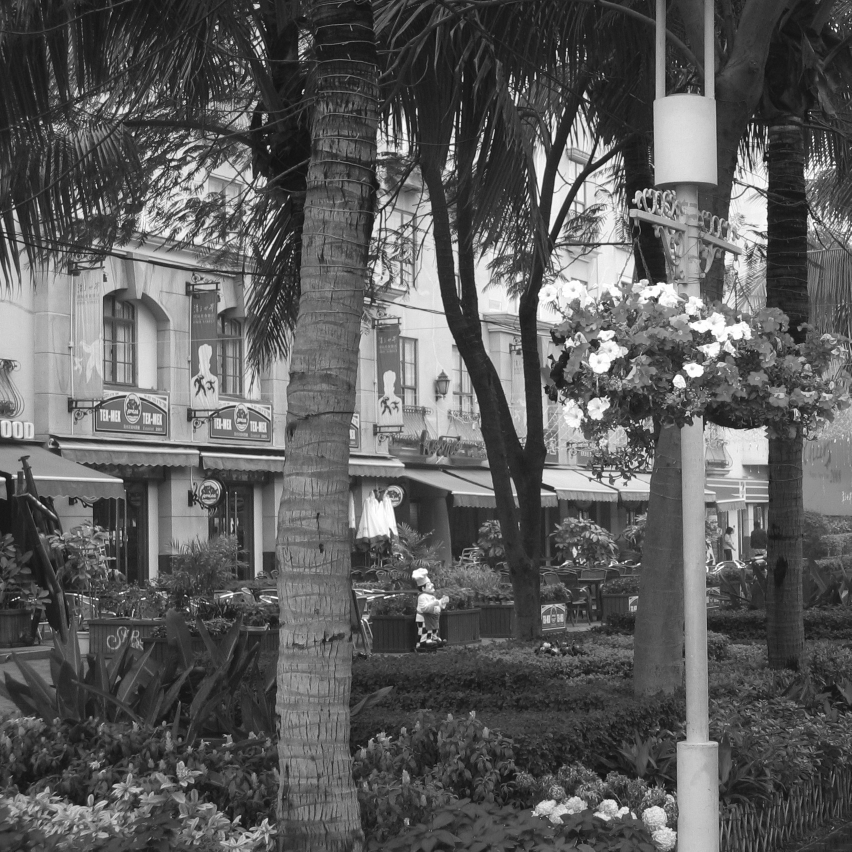
#> input picture main.jpg, 1703 x 1703 px (shown at 1/2 size); the run also reads 1 picture not shown here
$ python main.py
#> lines starting #> are read from the running program, lines starting #| are printed output that depends on the picture
import cv2 as cv
import time
import numpy as np
from matplotlib import pyplot as plt
import os

# Поворачиваю изображение на угол fi и масштабирую его по коэф. K
# + сразу получаю повёрнутое изображение в полярно-логарифмической системе координат
def RotatePolarImage(mainIM, center, K, fi, w, h):

    matrix = cv.getRotationMatrix2D(center, fi, K)
    rotated = cv.warpAffine(mainIM, matrix, (w, h))
    cv.imwrite("Result\\RotateIm.jpg", rotated)
    ConvPol = ConvertPolar(rotated, center, "PolarRotate")
    return ConvPol

# Конвертирует из декартовой СК в полярно-логарифмическую СК
def ConvertPolar(mainIM, center, name):
    # билинейная интерполяция +
    # перевод в полулогарифмическое полярные координаты
    flag = cv.INTER_LINEAR + cv.WARP_POLAR_LOG
    polar = cv.logPolar(mainIM, center, 107, flag)
    rot_polar = np.rot90(polar)
    cv.imwrite("Result\\" + str(name) + ".jpg", rot_polar)

    return rot_polar


def CorrImage(w, h, polar, copyIM):

    BrigIm = np.zeros((2*h, 2*w), dtype='uint8')

    for i, line in enumerate(polar):
        for j, pixel in enumerate(line):
            if pixel != 0:
                BrigIm[i][j] = pixel #left
                BrigIm[i][j + w] = pixel #right
    # кросс-корреляция между изображениями без среднего, отнормированная в пределах -1..1
    # коэффициента корреляции Пирсона - метод параметрической статистики, позволяющий определить наличие или отсутствие линейной связи между двумя количественными показателями
    result = cv.matchTemplate(BrigIm, copyIM, cv.TM_CCOEFF_NORMED)

    # + приведение к общей яркости
    minVal, maxVal, minLoc, maxLoc = cv.minMaxLoc(result)

    w, h = copyIM.shape[::-1] # Вернуть форму массива
    rasmer = (maxLoc[0] + w, maxLoc[1] + h)

    print("Вверхний левый край:", rasmer)
    print("Нижний правый край:", maxLoc)
    print("=====")

    # Draw a rectangle of black color of thickness 5 px
    draw = cv.rectangle(BrigIm, maxLoc, rasmer, 255, 5)

    plt.figure()
    plt.imshow(result)
    plt.colorbar()
    plt.savefig('Result\\plot.jpg', bbox_inches='tight')

    plt.figure()
    plt.imshow(result, clim=(-0.5, 0.0))
    plt.colorbar()
    plt.savefig('Result\\plot1.jpg', bbox_inches='tight')

    cv.namedWindow('Find', cv.WINDOW_KEEPRATIO)
    cv.imshow('Find', draw)
    cv.resizeWindow('Find', 800, 800)
    cv.waitKey(0)
    cv.destroyAllWindows()

def ShowImage():
    pictures = os.listdir('Result')
    pic_box = plt.figure(figsize=(16, 4))
    # Поочередно считываем в переменную picture имя изображения из списка pictures. В переменную i записываем номер итерации
    for i, picture in enumerate(pictures):
        # считываем изображение в picture
        picture = cv.imread('Result/' + picture)
        # добавляем ячейку в pix_box для вывода текущего изображения
        pic_box.add_subplot(1, 5, i + 1)
        plt.imshow(picture)
        # отключаем отображение осей
        plt.axis('off')
    # выводим все созданные фигуры на экран

    plt.show()

if __name__ == '__main__':
    start_time = time.time()
    mainIM = cv.imread("main.jpg", cv.IMREAD_GRAYSCALE)
#> mainIM is the input picture: shape (1703, 1703); min 0, max 255, mean 92.4

    w, h = mainIM.shape[::-1]
#> w = 1703; h = 1703
    Rw = w / 2
#> Rw = 851.5
    Rh = h / 2
#> Rh = 851.5
    center = (Rw, Rh)
#> center = (851.5, 851.5)

    # Коэффицент мастштабирования K= 1 + 0.05 × N
    K = 1 + 0.05 * 2
    # Вращение ϕ = (+3 × N)°
    fi = 3 * 2

    polar = ConvertPolar(mainIM, center, "PolarMain")
    copyIM = RotatePolarImage(mainIM, center, K, fi, w, h)
#> in RotatePolarImage, `rotated = cv.warpAffine(mainIM, matrix, (w, h))`:
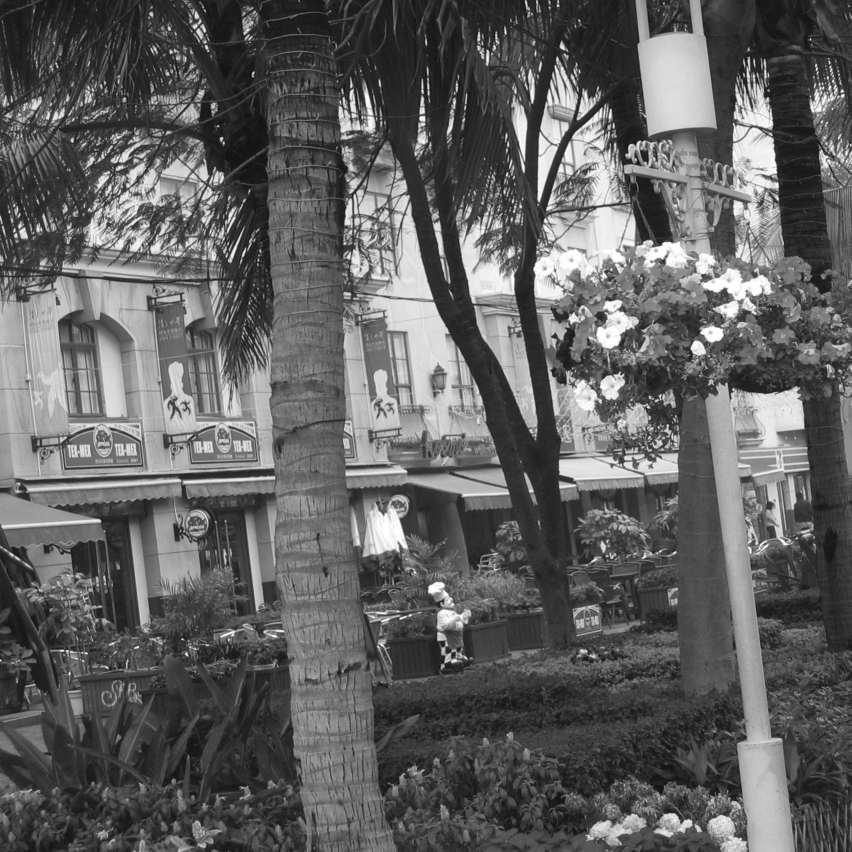
#> rotated: shape (1703, 1703) (shown at 1/2 size); min 6, max 255, mean 96.2
#> call 2 of ConvertPolar, with center = (851.5, 851.5), name = 'PolarRotate'
#> in ConvertPolar (call 2), `polar = cv.logPolar(mainIM, center, 107, flag)`:
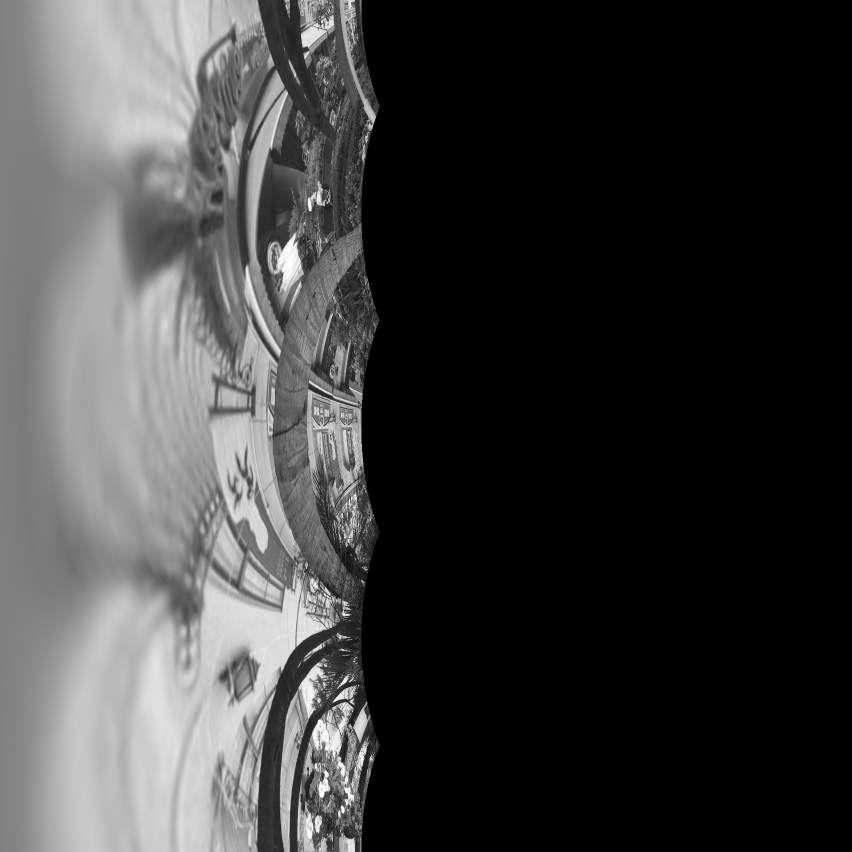
#> polar: shape (1703, 1703) (shown at 1/2 size); min 0, max 255, mean 61.3
#> in ConvertPolar (call 2), `rot_polar = np.rot90(polar)`:
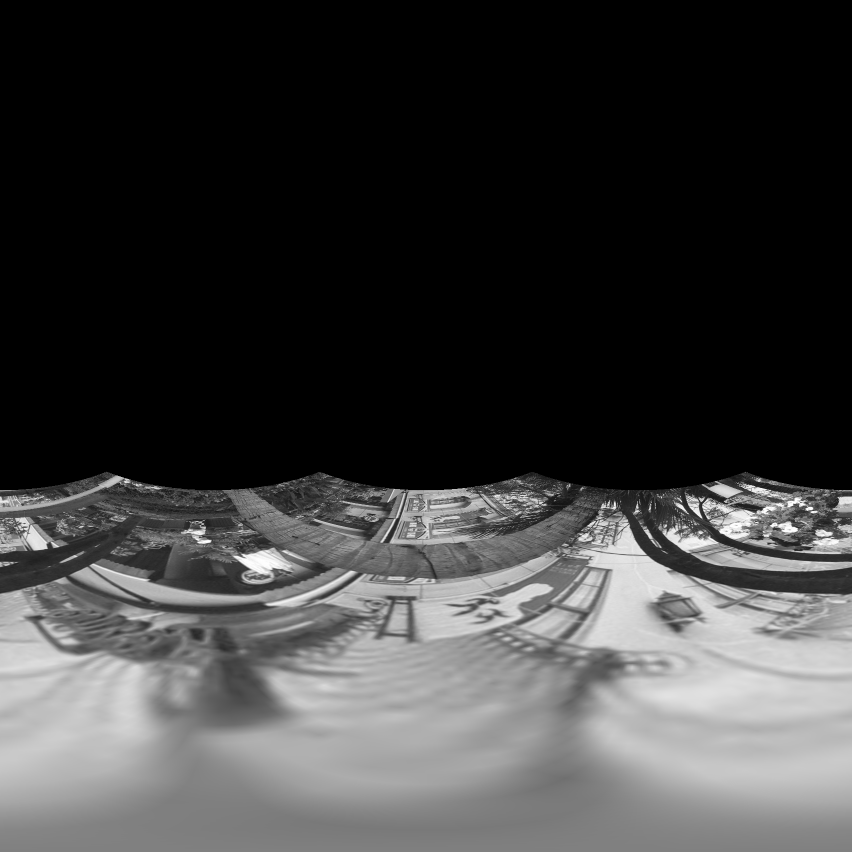
#> rot_polar: shape (1703, 1703) (shown at 1/2 size); min 0, max 255, mean 61.3

    CorrImage(w, h, polar, copyIM)
#> after the loop in CorrImage, `for i, line in enumerate(polar):`:
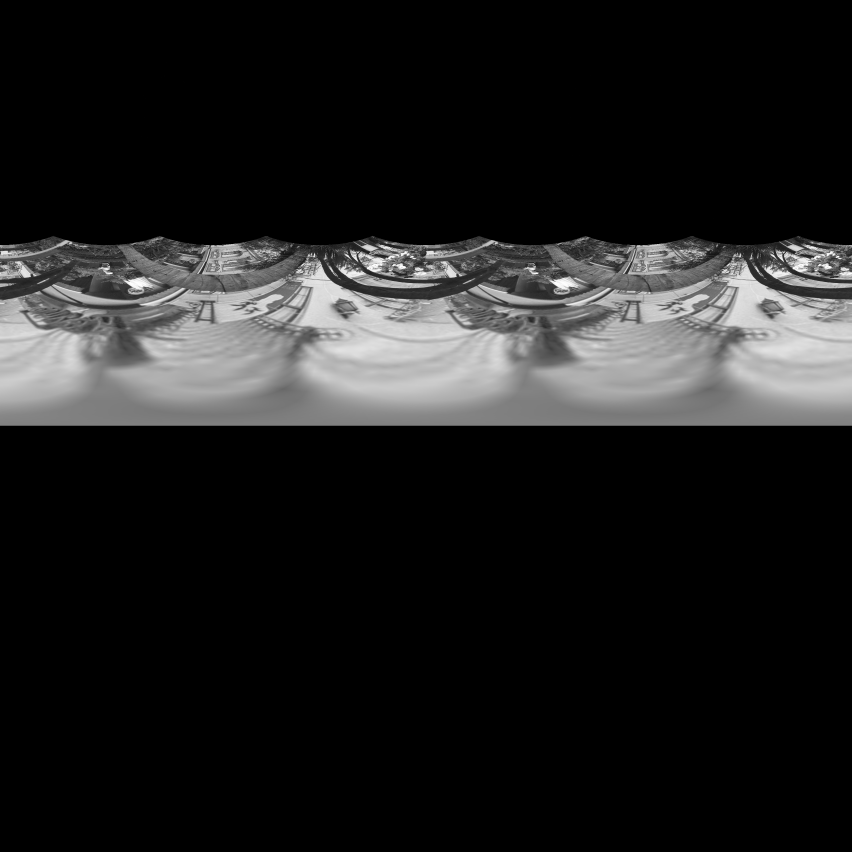
#> BrigIm: shape (3406, 3406) (shown at 1/4 size); min 0, max 255, mean 30.5
#> in CorrImage, `result = cv.matchTemplate(BrigIm, copyIM, cv.TM_CCOEFF_NORMED)`:
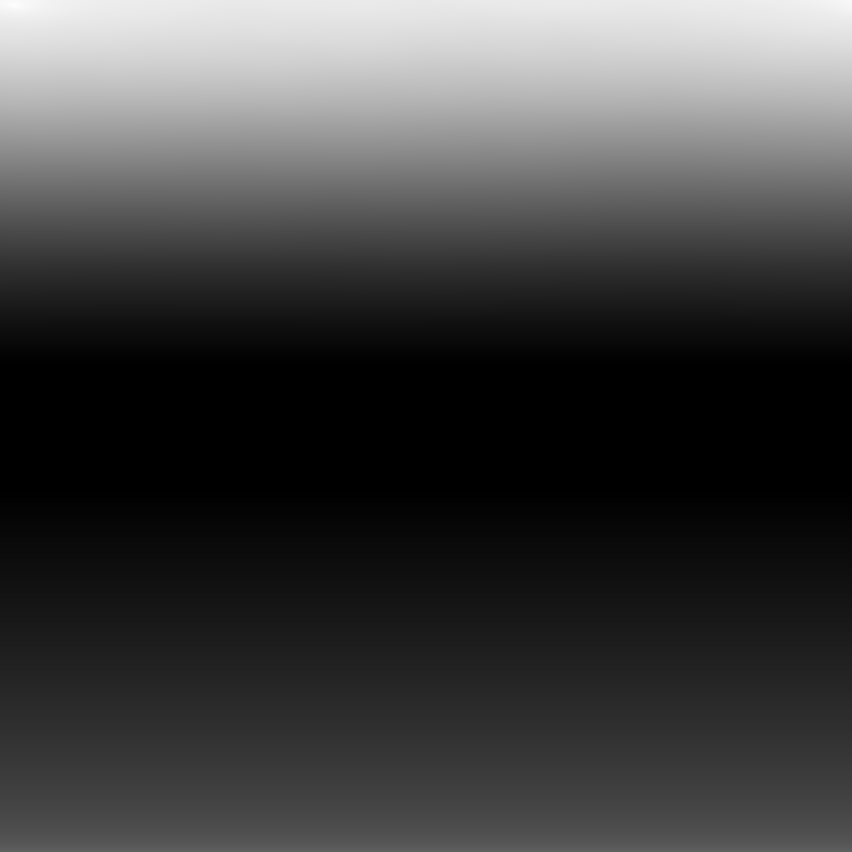
#> result: shape (1704, 1704) float32 (shown at 1/2 size); min -0.622, max 0.987, mean -0.208; drawn with min black and max white
#> in CorrImage, `minVal, maxVal, minLoc, maxLoc = cv.minMaxLoc(result)`: minVal = -0.622; maxVal = 0.987; minLoc = (0, 780); maxLoc = (28, 10)
#> in CorrImage, `rasmer = (maxLoc[0] + w, maxLoc[1] + h)`: rasmer = (1731, 1713)
#| Вверхний левый край: (1731, 1713)
#| Нижний правый край: (28, 10)
#> in CorrImage, `plt.savefig('Result\\plot.jpg', bbox_inches='tight')`:
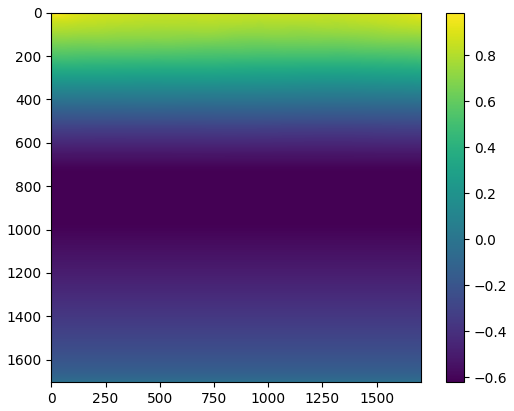
#> figure drawn by matplotlib, 2 panels
#> in CorrImage, `plt.savefig('Result\\plot1.jpg', bbox_inches='tight')`:
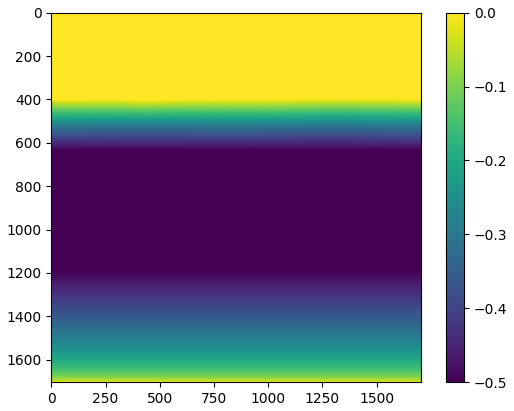
#> figure drawn by matplotlib, 2 panels

    print("--- Время работы: %s ---" % (time.time() - start_time))
    ShowImage()
